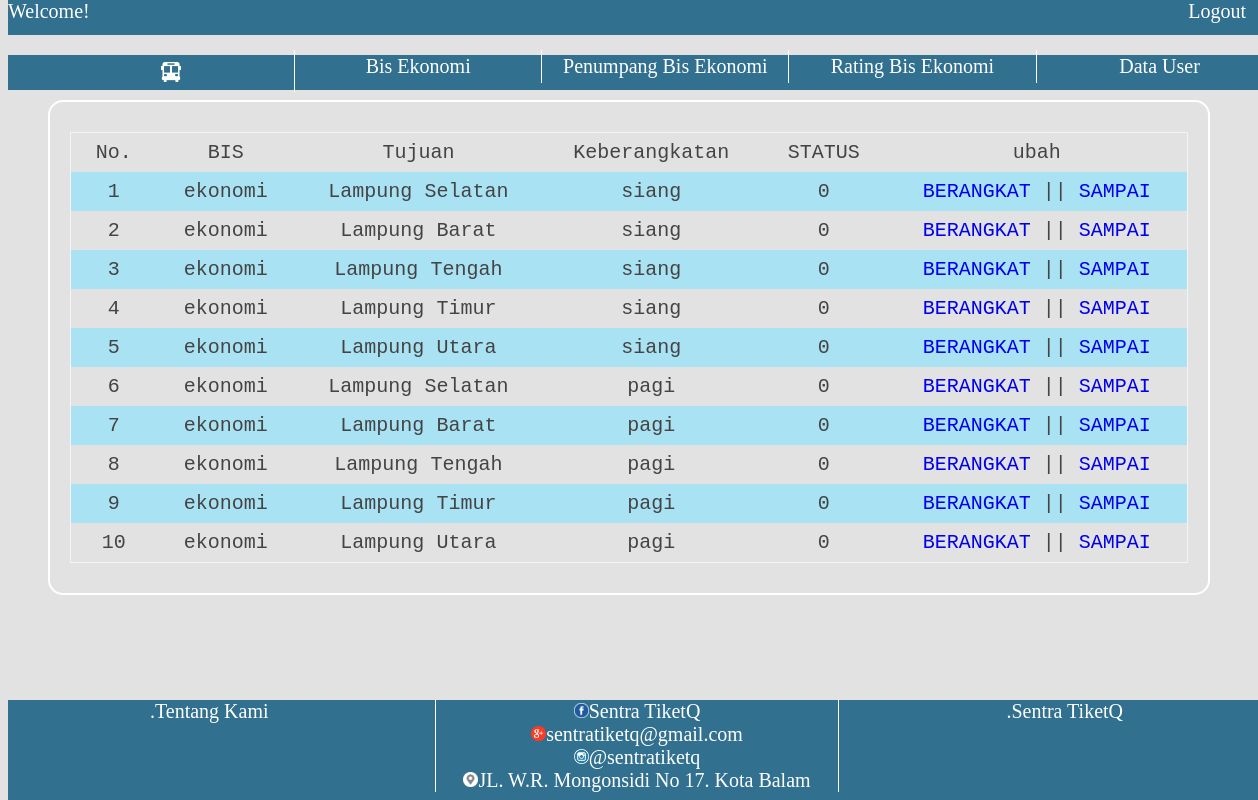
The app's page /pemweb1/admin/berangkat.php with its own data.
### tables this page shows
CREATE TABLE `db_bis` (
  `id` int(11) NOT NULL,
  `bis` char(100) NOT NULL,
  `tujuan` varchar(100) NOT NULL,
  `keberangkatan` char(50) NOT NULL,
  `status` int(1) NOT NULL
);

### pemweb1/funcions.php (called while the page is built, shortened)
<?php
$conn = mysqli_connect("localhost", "root","","pemweb");
function query($query){
	global $conn;
	$result_data = mysqli_query($conn, $query);
	$rows = [];
	while ( $row = mysqli_fetch_assoc($result_data) ){
		$rows[] = $row;
	}
	return $rows;
}
?>

### pemweb1/admin/berangkat.php (the view, shortened to what this page needs)
<?php
require '../funcions.php';
$data = query("SELECT * FROM db_bis");
$datadiri = $_SESSION["admin"];
?>
<!DOCTYPE html>
<html>
<head>
	<link rel="stylesheet" type="text/css" href="../style.css">
</head>
<body>
<div class="header">Welcome! <?=$datadiri;?>
	<div class="login">
			<a href="../logout.php" style="color: white">Logout</a>
	</div>
	</div>
	<div class= "menu">
	 	<ul>
	 		<li><a href="index.php"><img src="../css/busz.png" style="margin-top:7px;width:20px;height:20px"></a></li>
			<li><a href="berangkat.php">Bis Ekonomi</a></li>
			<li><a href="penumpang.php">Penumpang Bis Ekonomi</a></li>
			<li><a href="rating.php">Rating Bis Ekonomi</a></li>
			<li><a href="tabelpengguna.php">Data User</a></li>
		</ul>
	</div>
	<div class="footer">
			<div class="left"><a>.Tentang Kami</a></div>
			<div class="right"><a>.Sentra TiketQ</a></div>
			<center>
			<div class="mid">
				<img src="../css/fb.png"><a>Sentra TiketQ</a><br>
				<img src="../css/gmail.png"><a>sentratiketq@gmail.com</a><br>
				<img src="../css/ig.png"><a>@sentratiketq</a><br>
				<img src="../css/maps.png"><a>JL. W.R. Mongonsidi No 17. Kota Balam</a>
			</center>
			</div>
	<div class="kotak_login">
	<table class="table1">
		<tr>
			<td>No.</td>
			<td>BIS</td>
			<td>Tujuan</td>
			<td>Keberangkatan</td>
			<td>STATUS</td>
			<td>ubah</td>
		</tr>
		<?php $i = 1; ?>
		<?php foreach ($data as $dat) :?>
		<tr>
			<td><?= $i; ?></td>
			<td><?= $dat["bis"]; ?></td>
			<td><?= $dat["tujuan"]; ?></td>
			<td><?= $dat["keberangkatan"]; ?></td>
			<td><?= $dat["status"]; ?></td>
			<td>
				<a href="berangkatke.php?id=<?= $dat["id"]; ?>">BERANGKAT</a> ||
				<a href="sampai.php?id=<?= $dat["id"]; ?>">SAMPAI</a>
			</td>
		</tr>
	<?php $i++; ?>
	<?php endforeach; ?>
	</table>
	</div>
</body>
</html>

### pemweb1/style.css (style rules this page uses)
body { background-color: #E2E2E2; background-image: url(css/bus.png); background-repeat: no-repeat; background-size: 40%; background-position: 50% -30%; }
.header { background-color: #31708F; width: 100%; top: 0px; height: 35px; font-style: Smoolthan; color:white; font-size: 20px; position: absolute; }
.menu { background-color: #31708F; width: 100%; top: 55px; color: black; height: 35px; font-style: Smoolthan; color:white; font-size: 20px; position: absolute; }
.menu ul { width:100%; display:inline-block; }
.menu li { width:18.77%; padding:5px; display:inline-block; margin-top: -25px; list-style-type: none; float: left; border-right:1px solid #fff; text-align: center; }
.menu a { font-size:20px; font-family:Agency FB; color:#fff; }
.footer { background-color: #31708F; width: 100%; bottom: 0px; height: 100px; color:white; font-size: 20px; margin-bottom: 0px; position: absolute; }
.footer .left { float: left; text-align: center; width:32%; }
.footer .mid { border-left:1px solid #fff; border-right:1px solid #fff; width:32%; }
.footer .right { text-align: center; float: right; width:32%; }
.mid img { padding-top:3px; width:15px; height:15px; }
.footer a { font-size:20px; font-family:Agency FB; color:#fff; }
a { text-decoration: none; }

### pemweb1/admin/berangkat.php (style rules this page uses)
body { background-position: 50% -5000%; }
.login { float: right; font-style: Smoolthan; font-size:20px; font-family:Agency FB; color:#fff; margin-right: 20px; }
.table1 { font-family: monospace; font-size: 20px; font-style: bold; color: #444; border-collapse: collapse; width: 100%; border: 1px solid #f2f5f7; }
.table1, th, td { padding: 8px 20px; text-align: center; }
.table1 tr:nth-child(even) { background-color: #A9E2F3; }
.kotak_login { font-family: monospace; border: 2px solid white; border-radius: 15px; background-color: transparent; width: 90%; margin: 100px auto; padding: 30px 20px; }
a { text-decoration: none; }

### records on screen
db_bis: bis "ekonomi", tujuan "Lampung Selatan", keberangkatan "siang", status "0"
db_bis: bis "ekonomi", tujuan "Lampung Barat", keberangkatan "siang", status "0"
db_bis: bis "ekonomi", tujuan "Lampung Tengah", keberangkatan "siang", status "0"
db_bis: bis "ekonomi", tujuan "Lampung Timur", keberangkatan "siang", status "0"
db_bis: bis "ekonomi", tujuan "Lampung Utara", keberangkatan "siang", status "0"
db_bis: bis "ekonomi", tujuan "Lampung Selatan", keberangkatan "pagi", status "0"
db_bis: bis "ekonomi", tujuan "Lampung Barat", keberangkatan "pagi", status "0"
db_bis: bis "ekonomi", tujuan "Lampung Tengah", keberangkatan "pagi", status "0"
db_bis: bis "ekonomi", tujuan "Lampung Timur", keberangkatan "pagi", status "0"
db_bis: bis "ekonomi", tujuan "Lampung Utara", keberangkatan "pagi", status "0"
